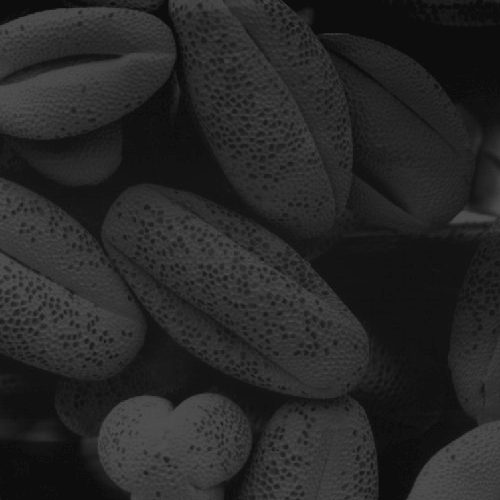
//> input picture DIP/exp2/2/pollen1.tif, 500 x 500 px
$ ./equalization pollen1.tif   (built with g++ and OpenCV 4)
//> lines starting //> are read from the running program, lines starting //| are printed output that depends on the picture; after the words box and inside, x2 and y2 are one past the last pixel; in counts of white or black regions, pixels touching at a corner belong together
#include <opencv2/opencv.hpp>
#include <iostream>
#include <vector>
#include <string>
#include <numeric>
#include <cstdint>

using namespace cv;

// 绘制灰度直方图
static cv::Mat draw_histogram(const std::vector<int> &hist, cv::Size size = {256, 200})
{
    int hist_w = size.width, hist_h = size.height;
    int max_val = *std::max_element(hist.begin(), hist.end());

    cv::Mat hist_img(hist_h, hist_w, CV_8UC3, cv::Scalar(255, 255, 255));

    for (int i = 0; i < 256; ++i)
    {
        int h = cvRound((double)hist[i] / max_val * hist_h);
        cv::line(hist_img, Point(i, hist_h),
                 Point(i, hist_h - h),
                 Scalar(0, 0, 0), 1);
    }
    return hist_img;
}

int main(int argc, char **argv)
{
    if (argc < 2)
    {
        std::cerr << "Usage: " << argv[0] << " <input_image>\n";
        return -1;
    }

    std::string input_image_path = argv[1];
    cv::Mat img = cv::imread(input_image_path, cv::IMREAD_GRAYSCALE);
//> img is the input picture: 500 rows x 500 cols, CV_8UC1; min 13, max 83, mean 38.7
    if (img.empty())
    {
        std::cerr << "Error: Cannot open or find the image.\n";
        return -1;
    }

    // Step 1. 计算原图直方图
    std::vector<int> hist(256, 0);
    for (int y = 0; y < img.rows; ++y)
    {
        const uint8_t *row_ptr = img.ptr<uint8_t>(y);
        for (int x = 0; x < img.cols; ++x)
            ++hist[row_ptr[x]];
    }
//> after the loop, hist = 256 values, max 17718 at index 13, min 0 at index 0, mean 976.6

    // Step 2. 计算CDF
    std::vector<int> cdf(256);
    std::partial_sum(hist.begin(), hist.end(), cdf.begin());
//> cdf = 256 values from 0 to 250000

    // Step 3. 归一化CDF
    int total_pixels = img.rows * img.cols;
//> total_pixels = 250000

    std::vector<uint8_t> lut(256);
    for (int i = 0; i < 256; ++i)
    {
        double normalized = static_cast<double>(cdf[i]) / total_pixels;
        int equalized_val = std::round(normalized * 255.0);
        lut[i] = static_cast<uint8_t>(equalized_val);
    }
//> this loop made 256 passes
//> (normalized, equalized_val) on passes 1 to 3: (0, 0), (0, 0), (0, 0)
//> after the loop, lut = 256 values from 0 to 255

    // Step 4. 应用LUT生成均衡化图像
    cv::Mat equalized(img.size(), img.type());
    for (int y = 0; y < img.rows; ++y)
    {
        const uint8_t *src_row = img.ptr<uint8_t>(y);
        uint8_t *dst_row = equalized.ptr<uint8_t>(y);
        for (int x = 0; x < img.cols; ++x)
            dst_row[x] = lut[src_row[x]];
    }
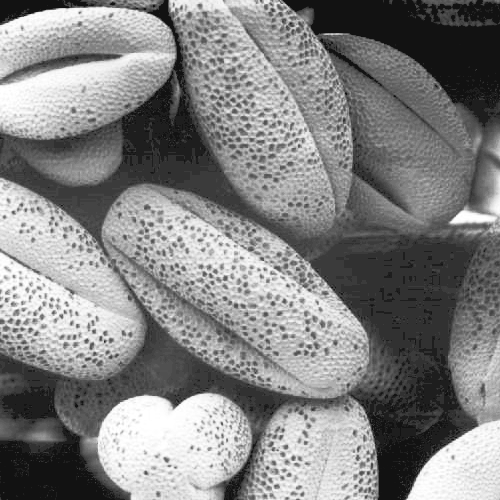
//> equalized: 500 rows x 500 cols, CV_8UC1; min 18, max 255, mean 130.9

    // Step 5. 计算均衡化后的直方图
    std::vector<int> hist_eq(256, 0);
    for (int y = 0; y < equalized.rows; ++y)
    {
        const uint8_t *row_ptr = equalized.ptr<uint8_t>(y);
        for (int x = 0; x < equalized.cols; ++x)
            ++hist_eq[row_ptr[x]];
    }
//> after the loop, hist_eq = 256 values, max 17814 at index 18, min 0 at index 0, mean 976.6

    // Step 6. 绘制直方图并缩放到图像大小
    cv::Mat hist_img = draw_histogram(hist);
//> in draw_histogram, `int hist_w = size.width, hist_h = size.height;`: hist_w = 256; hist_h = 200
//> in draw_histogram, `int max_val = *std::max_element(hist.begin(), hist.end());`: max_val = 17718
//> in draw_histogram, `cv::Mat hist_img(hist_h, hist_w, CV_8UC3, cv::Scalar(255, 255, 255));`: hist_img: 200 rows x 256 cols, CV_8UC3; every value is 255
//> the loop in draw_histogram, `for (int i = 0; i < 256; ++i)` made 256 passes
//> h on passes 1 to 3: 0, 0, 0
//> after the loop in draw_histogram, `for (int i = 0; i < 256; ++i)`:
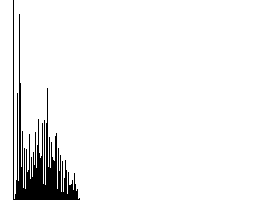
//> hist_img: 200 rows x 256 cols, CV_8UC3; 94.5% white; 1 black region, box (x1, y1, x2, y2) and area: (13, 0, 80, 200) 2823
    cv::Mat hist_eq_img = draw_histogram(hist_eq);
//> call 2 of draw_histogram, with size = Size(256, 200)
//> in draw_histogram (call 2), `int max_val = *std::max_element(hist.begin(), hist.end());`: max_val = 17814
//> the loop in draw_histogram (call 2), `for (int i = 0; i < 256; ++i)` made 256 passes
//> after the loop in draw_histogram (call 2), `for (int i = 0; i < 256; ++i)`:
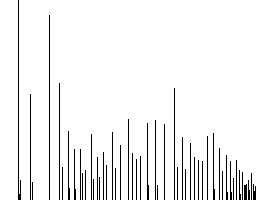
//> hist_img: 200 rows x 256 cols, CV_8UC3; 94.5% white; black in thin lines or dots

    cv::resize(hist_img, hist_img, img.size());
//> hist_img: 500 rows x 500 cols, CV_8UC3
    cv::resize(hist_eq_img, hist_eq_img, img.size());
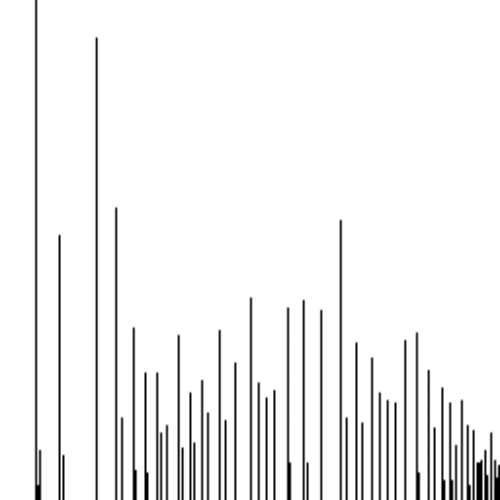
//> hist_eq_img: 500 rows x 500 cols, CV_8UC3; min 0, max 255, mean 241
    cv::cvtColor(hist_img, hist_img, cv::COLOR_BGR2GRAY);
//> hist_img: 500 rows x 500 cols, CV_8UC1
    cv::cvtColor(hist_eq_img, hist_eq_img, cv::COLOR_BGR2GRAY);
//> hist_eq_img: 500 rows x 500 cols, CV_8UC1

    // 拼接成大图：上（原图+直方图），下（均衡化后+直方图）
    cv::Mat top, bottom, final;
    cv::hconcat(img, hist_img, top);
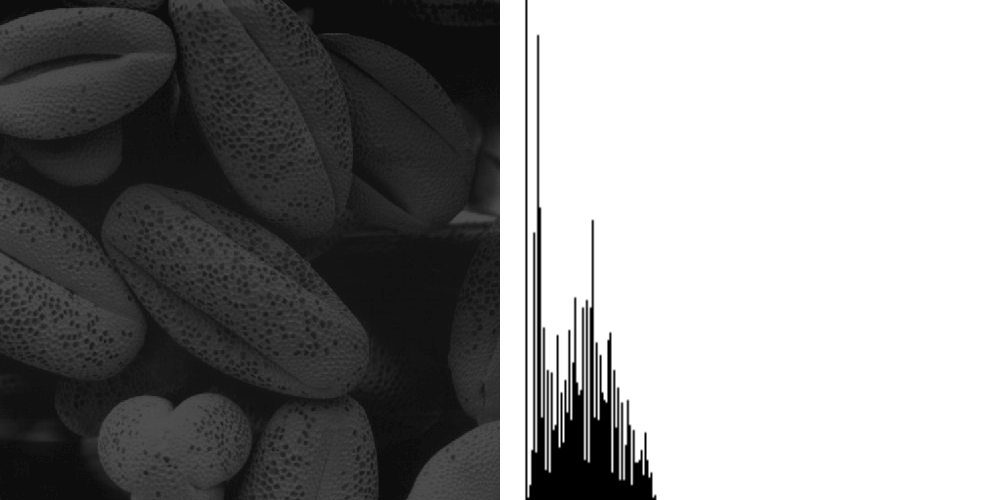
//> top: 500 rows x 1000 cols, CV_8UC1; min 0, max 255, mean 139.8
    cv::hconcat(equalized, hist_eq_img, bottom);
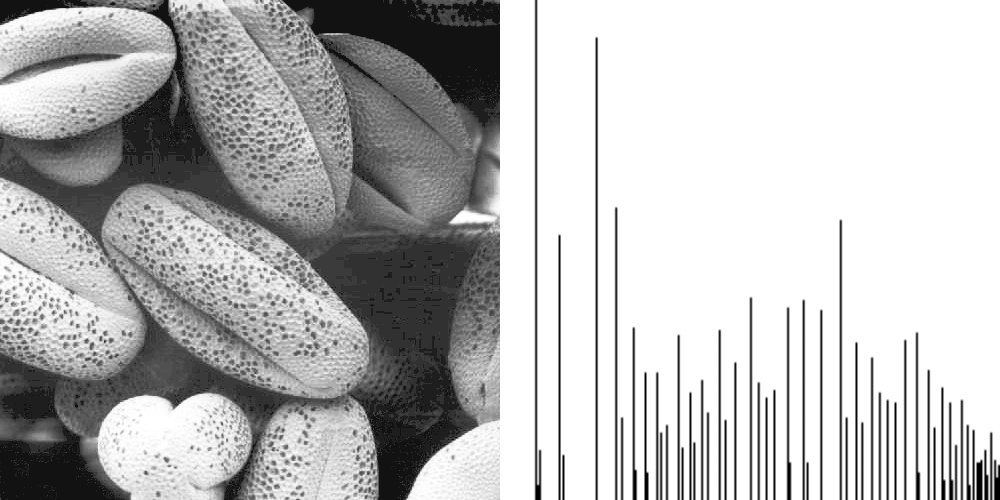
//> bottom: 500 rows x 1000 cols, CV_8UC1; min 0, max 255, mean 185.9
    cv::vconcat(top, bottom, final);
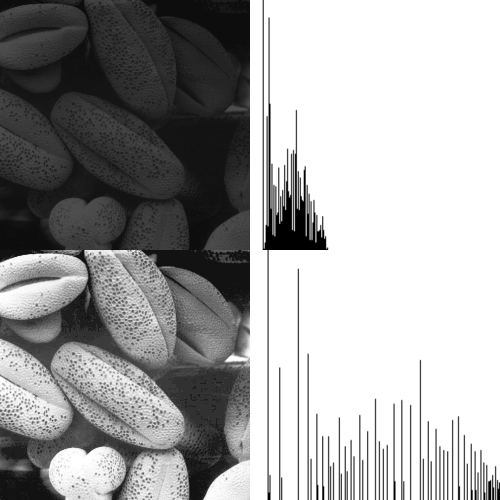
//> final: 1000 rows x 1000 cols, CV_8UC1 (shown at 1/2 size); min 0, max 255, mean 162.9

    // Step 7. 保存
    cv::imwrite("./eq_visual_" + input_image_path + ".png", final);

    return 0;
}
